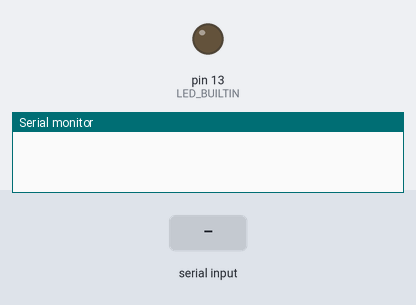
The sketch below on a simulated Arduino Uno, built with avr-gcc and run on an emulated ATmega328P. Shown: output pins drawn as LEDs (lit = HIGH), the last lines printed to the serial monitor. The test bench sets the inputs (shaded band).

Above: at 1.2 s.
1.3 s: "LED ON\n" received over Serial
At 2.3 s:
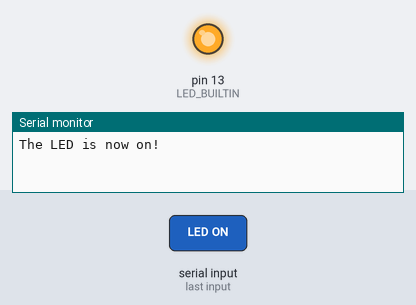
4.3 s: "LED OFF\n" received over Serial
At 4.6 s:
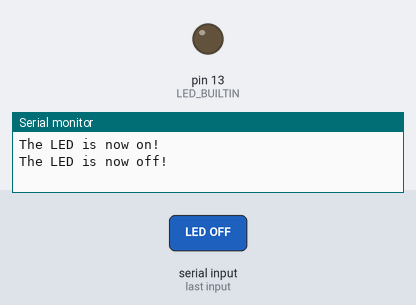
Timing chart, 0 to 7.3 s (numbered marks = the images above; inputs shaded):
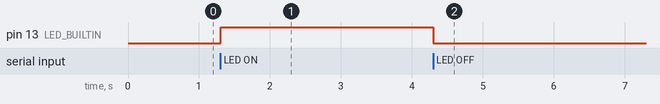

Measured:
- after the input at 1.3 s, pin 13 (LED_BUILTIN): LOW → HIGH at once
- after the input at 4.3 s, pin 13 (LED_BUILTIN): HIGH → LOW at once

The sketch:

LEDOnOFF.ino
```cpp
String inputString = "";      // a String to hold incoming data
bool isStringComplete = false;  // whether the string is complete

void setup() {
  // initialize serial:
  Serial.begin(19200);
  inputString.reserve(200);
  pinMode(LED_BUILTIN, OUTPUT);
}

void loop() {
  // print the string when a newline arrives:
  if (isStringComplete) {
    if (inputString.equals("LED ON")) {
      digitalWrite(LED_BUILTIN, HIGH);
      Serial.println("The LED is now on!");
    } else if (inputString.equals("LED OFF")) {
      digitalWrite(LED_BUILTIN, LOW);
      Serial.println("The LED is now off!");
    } else {
      Serial.println("Unknown command --> ");
      Serial.print(inputString);
    }


    // do the command


    // clear the string:
    inputString = "";
    isStringComplete = false;
  }
}

/*
  SerialEvent occurs whenever a new data comes in the hardware serial RX. This
  routine is run between each time loop() runs, so using delay inside loop can
  delay response. Multiple bytes of data may be available.
*/
void serialEvent() {
  while (Serial.available()) {
    char inChar = (char)Serial.read();
    if (inChar == '\n') {
      isStringComplete = true;
    } else {
      inputString += inChar;
    }
  }
}
```
